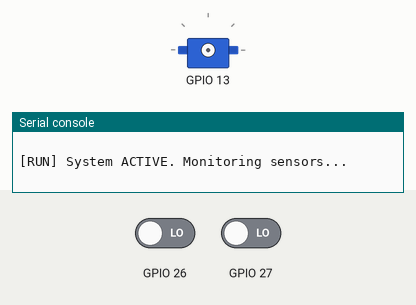
The program below on a simulated ESP32 board running MicroPython. On the bench: servo, the last lines printed to the serial console. The test bench sets the inputs (shaded band); at power-on: GPIO 26 LOW, GPIO 27 LOW. WiFi joins after 1.5 s; the clock reads 2024-03-15 10:24:30 at power-on unless the program sets it; files the program writes start out absent; web requests get an empty 200 reply after 0.4 s; servo angles are drawn from the pulse width (0.5 ms = 0°, 2.5 ms = 180°); files that are not in the repository are absent.

Above: at 5.0 s.
5.1 s: GPIO 26 driven HIGH
At 12.1 s:
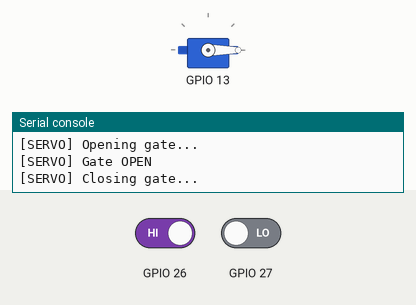
Timing chart, 0 to 13.0 s (numbered marks = the images above; inputs shaded):
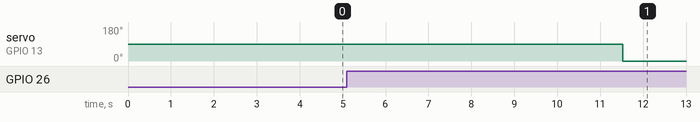

The program:

main.py
```python
# ============================================================
#  main.py — Entry Point
# ============================================================
#  This file runs automatically after boot.py.
#  It initializes the parking system and starts the main loop.
# ============================================================

import parking


def main():
    """Initialize and run the Smart Parking System."""
    system = parking.ParkingSystem()
    system.run()


# Start the system
main()
```

parking.py
```python
# ============================================================
#  parking.py — Core Parking System Logic (FIXED)
# ============================================================
import time
import config
import pir
import servo
import camera_client
import anpr
import logger
import gc

class ParkingSystem:
    """Main parking system controller."""

    def __init__(self):
        self.vehicle_count = 0
        self.is_running = False
        print("\n" + "=" * 50)
        print("  AI SMART CAR PARKING SYSTEM")
        print("=" * 50)

    def startup_check(self):
        """Run startup diagnostics."""
        print("\n[INIT] Running startup checks...")

        # Force gate closed on startup via the hardware driver
        print("  [OK] Resetting barrier to CLOSED position...")
        servo.gate.close_gate()

        # Check ESP32-CAM
        if camera_client.check_status():
            print("  [OK] ESP32-CAM is reachable")
        else:
            print("  [!!] ESP32-CAM is NOT reachable. Check IP: {}".format(config.CAM_HOST))
            return False

        print("[INIT] All checks PASSED ✓")
        return True

    def _handle_entry(self):
        """Handle a vehicle entry event."""
        print("\n" + "-" * 40)
        print("[EVENT] Vehicle detected at ENTRY")

        if self.vehicle_count >= config.MAX_CAPACITY:
            print("[FULL] Parking is FULL! Entry denied.")
            # We must reset the sensor even if we don't open the gate
            # but we wait for them to leave the sensor area first
            while pir.entry_sensor.raw_value() == 1:
                time.sleep_ms(500)
            pir.entry_sensor.reset()
            return

        # 1. Capture & Recognize
        image = camera_client.capture_image()
        plate = anpr.recognize_plate(image)

        # Clean up image memory immediately
        del image
        gc.collect()

        # 2. Log & Actuate
        logger.log_event(plate, "ENTRY", "count:{}/{}".format(self.vehicle_count + 1, config.MAX_CAPACITY))
        servo.gate.open_gate()

        # 3. Wait & Close
        print("[GATE] Waiting {}s for vehicle to pass...".format(config.GATE_OPEN_DURATION))
        time.sleep(config.GATE_OPEN_DURATION)
        servo.gate.close_gate()

        # 4. FIX: THE RESET SEQUENCE
        # Wait for the physical sensor to stop seeing the car before unlocking
        print("[PIR] Waiting for entry sensor to clear...")
        while pir.entry_sensor.raw_value() == 1:
            time.sleep_ms(200)

        pir.entry_sensor.reset()
        self.vehicle_count += 1
        print("[STATUS] Entry Complete. Parked: {}/{}".format(self.vehicle_count, config.MAX_CAPACITY))

    def _handle_exit(self):
        """Handle a vehicle exit event."""
        print("\n" + "-" * 40)
        print("[EVENT] Vehicle detected at EXIT")

        # 1. Capture & Recognize
        image = camera_client.capture_image()
        plate = anpr.recognize_plate(image)

        del image
        gc.collect()

        # 2. Log & Actuate
        new_count = max(0, self.vehicle_count - 1)
        logger.log_event(plate, "EXIT", "count:{}/{}".format(new_count, config.MAX_CAPACITY))
        servo.gate.open_gate()

        # 3. Wait & Close
        time.sleep(config.GATE_OPEN_DURATION)
        servo.gate.close_gate()

        # 4. FIX: THE RESET SEQUENCE
        print("[PIR] Waiting for exit sensor to clear...")
        while pir.exit_sensor.raw_value() == 1:
            time.sleep_ms(200)

        pir.exit_sensor.reset()
        self.vehicle_count = new_count
        print("[STATUS] Exit Complete. Parked: {}/{}".format(self.vehicle_count, config.MAX_CAPACITY))

    def run(self):
        """Main loop — poll sensors and handle events."""
        if not self.startup_check():
            print("[WARN] Startup failed. Check connections and restart.")

        self.is_running = True
        print("\n[RUN] System ACTIVE. Monitoring sensors...")

        while self.is_running:
            try:
                # Polling logic
                if pir.entry_sensor.is_triggered():
                    self._handle_entry()

                if pir.exit_sensor.is_triggered():
                    self._handle_exit()

                time.sleep_ms(config.SENSOR_POLL_MS)

            except KeyboardInterrupt:
                self.is_running = False
            except Exception as e:
                print("[ERROR] Loop error:", e)
                time.sleep(2)

        servo.gate.close_gate()
        print("[STOP] System offline.")
```

config.py
```python
# ============================================================
#  AI Smart Car Parking System — Configuration
# ============================================================
#  Edit this file to match YOUR setup before uploading to ESP32.
# ============================================================

# ─── WiFi ────────────────────────────────────────────────────
WIFI_SSID     = "XXX"       # ← Change this
WIFI_PASSWORD = "xxx"   # ← Change this

# ─── ESP32-CAM address ───────────────────────────────────────
# The IP address your ESP32-CAM gets on the network.
# Check the Serial Monitor of the ESP32-CAM after it boots.
CAM_HOST = "xxx"   # ← Change to your ESP32-CAM IP
CAM_PORT = 80

# ─── GPIO Pin Assignments (ESP32 DevKit) ─────────────────────
PIN_PIR_ENTRY = 27    # SR602 entry sensor OUT pin
PIN_PIR_EXIT  = 26    # SR602 exit sensor OUT pin
PIN_SERVO     = 13    # Micro servo signal pin

# ─── Servo angles ────────────────────────────────────────────
SERVO_OPEN_ANGLE  = 90    # Barrier open position (degrees)
SERVO_CLOSE_ANGLE = 0     # Barrier closed position (degrees)

# ─── Timing (seconds) ────────────────────────────────────────
GATE_OPEN_DURATION  = 5     # How long the gate stays open
PIR_DEBOUNCE_MS     = 3000  # Minimum ms between PIR triggers
SENSOR_POLL_MS      = 100   # How often to poll sensors (ms)

# ─── Parking capacity ────────────────────────────────────────
MAX_CAPACITY = 10   # Maximum number of cars allowed

# ─── Cloud ANPR API ──────────────────────────────────────────
# Set ANPR_MODE to "simulated" for testing without an API,
# or "gemini" to use Google Gemini API for plate recognition.
ANPR_MODE = "simulated"   # Options: "simulated", "gemini"

# Google Gemini API settings (only used if ANPR_MODE = "gemini")
GEMINI_API_KEY = "YOUR_GEMINI_API_KEY"   # ← Get from https://aistudio.google.com/
GEMINI_MODEL   = "gemini-2.0-flash"

# ─── Logging ─────────────────────────────────────────────────
LOG_FILE = "/parking_log.csv"   # Log file path on ESP32 flash
```

pir.py
```python
# ============================================================
#  pir.py — SR602 PIR Motion Sensor Driver
# ============================================================
#  The SR602 outputs HIGH (3.3V) when motion is detected and
#  LOW (0V) when idle. This module wraps two sensors (entry and
#  exit) with software debounce to prevent rapid re-triggering.
# ============================================================

from machine import Pin
import time
import config


class PIRSensor:
    """Driver for a single SR602 PIR motion sensor."""

    def __init__(self, pin_num, name="PIR"):
        self.pin = Pin(pin_num, Pin.IN)
        self.name = name
        self._last_trigger_ms = 0
        self._prev_value = 0   # Track previous state for edge detection

    def is_triggered(self):
        """
        Returns True ONCE when motion is first detected (rising edge).
        Will not trigger again until the sensor goes LOW first AND
        the debounce window has passed.
        """
        current = self.pin.value()
        triggered = False

        # Only trigger on rising edge (0 → 1)
        if current == 1 and self._prev_value == 0:
            now = time.ticks_ms()
            elapsed = time.ticks_diff(now, self._last_trigger_ms)
            if elapsed >= config.PIR_DEBOUNCE_MS:
                self._last_trigger_ms = now
                triggered = True

        self._prev_value = current
        return triggered

    def raw_value(self):
        """Returns the raw digital reading (0 or 1) — for debugging."""
        return self.pin.value()


# Pre-configured sensor instances
entry_sensor = PIRSensor(config.PIN_PIR_ENTRY, name="ENTRY")
exit_sensor  = PIRSensor(config.PIN_PIR_EXIT,  name="EXIT")
```

servo.py
```python
# ============================================================
#  servo.py — Micro Servo Barrier Gate Driver
# ============================================================
#  Controls a micro servo (SG90 / MG90S) via PWM using
#  duty_ns() for precise pulse timing.
#
#  SG90 pulse timing at 50 Hz (20ms period):
#    0°   → 500,000 ns pulse
#    90°  → 1,500,000 ns pulse
#    180° → 2,500,000 ns pulse
# ============================================================

from machine import Pin, PWM
import time
import config


class ServoGate:
    """Barrier gate controlled by a micro servo."""

    _MIN_PULSE_NS = 500000    # 0.5ms → 0 degrees
    _MAX_PULSE_NS = 2500000   # 2.5ms → 180 degrees
    _FREQ = 50                # 50 Hz standard servo frequency

    def __init__(self, pin_num):
        self.pin_num = pin_num
        self._pwm = None
        self.is_open = False

    def _start_pwm(self):
        """Start PWM if not already running."""
        if self._pwm is None:
            self._pwm = PWM(Pin(self.pin_num), freq=self._FREQ)

    def _stop_pwm(self):
        """Stop PWM completely and force pin LOW."""
        if self._pwm is not None:
            self._pwm.deinit()
            self._pwm = None
        # Force pin LOW so it doesn't float and cause twitching
        Pin(self.pin_num, Pin.OUT).value(0)

    def _angle_to_ns(self, angle):
        """Convert angle (0-180) to pulse width in nanoseconds."""
        angle = max(0, min(180, angle))
        return int(self._MIN_PULSE_NS + (angle / 180) * (self._MAX_PULSE_NS - self._MIN_PULSE_NS))

    def _move_to(self, angle):
        """Move servo to the specified angle, then stop PWM."""
        self._start_pwm()
        pulse_ns = self._angle_to_ns(angle)
        self._pwm.duty_ns(pulse_ns)
        time.sleep_ms(1000)  # Wait for servo to reach position
        self._stop_pwm()     # Kill PWM to prevent jitter

    def open_gate(self):
        """Open the barrier gate."""
        if not self.is_open:
            print("[SERVO] Opening gate...")
            self._move_to(config.SERVO_OPEN_ANGLE)
            self.is_open = True
            print("[SERVO] Gate OPEN")

    def close_gate(self):
        """Close the barrier gate."""
        if self.is_open:
            print("[SERVO] Closing gate...")
            self._move_to(config.SERVO_CLOSE_ANGLE)
            self.is_open = False
            print("[SERVO] Gate CLOSED")

    def test_sweep(self):
        """Test: sweep from 0 to 180 and back."""
        print("[SERVO] Test sweep starting...")
        self._start_pwm()
        for angle in range(0, 181, 5):
            self._pwm.duty_ns(self._angle_to_ns(angle))
            time.sleep(0.05)
        for angle in range(180, -1, -5):
            self._pwm.duty_ns(self._angle_to_ns(angle))
            time.sleep(0.05)
        self._stop_pwm()
        print("[SERVO] Test sweep complete")


# Pre-configured gate instance
gate = ServoGate(config.PIN_SERVO)
```

camera_client.py
```python
# ============================================================
#  camera_client.py — HTTP Client for ESP32-CAM
# ============================================================
#  Fetches JPEG images from the ESP32-CAM over WiFi using
#  simple HTTP GET requests. The ESP32-CAM must be running
#  the Arduino firmware with /capture and /status endpoints.
# ============================================================

import urequests
import usocket
import config


def _cam_url(path):
    """Build full URL for an ESP32-CAM endpoint."""
    return "http://{}:{}{}".format(config.CAM_HOST, config.CAM_PORT, path)


def check_status():
    """
    Check if the ESP32-CAM is online and ready.
    Returns True if reachable, False otherwise.
    """
    try:
        url = _cam_url("/status")
        resp = urequests.get(url)
        data = resp.json()
        resp.close()
        ready = data.get("status") == "ready"
        if ready:
            print("[CAM] ESP32-CAM is ready (IP: {})".format(data.get("ip", "?")))
        return ready
    except Exception as e:
        print("[CAM] Status check failed:", e)
        return False


def capture_image():
    """
    Capture a JPEG image from the ESP32-CAM.
    Returns raw bytes on success, None on failure.

    Uses a raw socket with timeout instead of urequests
    to handle large binary responses more reliably.
    """
    try:
        print("[CAM] Requesting capture from {}:{}".format(config.CAM_HOST, config.CAM_PORT))

        # Open socket with timeout
        addr = usocket.getaddrinfo(config.CAM_HOST, config.CAM_PORT)[0][-1]
        sock = usocket.socket()
        sock.settimeout(10)
        sock.connect(addr)

        # Send HTTP GET request
        sock.send(b"GET /capture HTTP/1.0\r\nHost: {}\r\n\r\n".format(config.CAM_HOST))

        # Read response
        response = b""
        while True:
            try:
                chunk = sock.recv(4096)
                if not chunk:
                    break
                response += chunk
            except Exception:
                break

        sock.close()

        if not response:
            print("[CAM] Empty response")
            return None

        # Split headers from body (separated by \r\n\r\n)
        header_end = response.find(b"\r\n\r\n")
        if header_end < 0:
            print("[CAM] Invalid HTTP response")
            return None

        # Check for 200 OK
        header = response[:header_end].decode()
        if "200" not in header.split("\r\n")[0]:
            print("[CAM] Capture failed:", header.split("\r\n")[0])
            return None

        image_bytes = response[header_end + 4:]
        print("[CAM] Captured image: {} bytes".format(len(image_bytes)))
        return image_bytes

    except Exception as e:
        print("[CAM] Capture error:", e)
        return None
```

anpr.py
```python
# (licence header left out)
import config

try:
    import urequests
    import ubinascii
    import ujson
except ImportError:
    import requests as urequests
    import binascii as ubinascii
    import json as ujson

# Simulated plates for testing
_SIM_PLATES = [
    "ABC 1234", "XYZ 5678", "KL 01 AB 9999",
    "MH 12 DE 1433", "TN 07 BQ 4567", "DL 3C AW 0001",
]
_sim_index = 0


def recognize_plate(jpeg_bytes):
    """
    Recognize the license plate in the given JPEG image.

    Args:
        jpeg_bytes: Raw JPEG image bytes from ESP32-CAM.

    Returns:
        A string with the recognized plate number,
        or "UNKNOWN" if recognition fails.
    """
    if config.ANPR_MODE == "simulated":
        return _simulated_recognize()
    elif config.ANPR_MODE == "gemini":
        return _gemini_recognize(jpeg_bytes)
    else:
        print("[ANPR] Unknown mode:", config.ANPR_MODE)
        return "UNKNOWN"


def _simulated_recognize():
    """Return a fake plate number for testing."""
    global _sim_index
    plate = _SIM_PLATES[_sim_index % len(_SIM_PLATES)]
    _sim_index += 1
    print("[ANPR] Simulated plate:", plate)
    return plate


def _gemini_recognize(jpeg_bytes):
    """
    Use Google Gemini API to read the license plate from an image.

    The image is base64-encoded and sent as an inline image part
    along with a text prompt asking Gemini to extract the plate.
    """
    if not config.GEMINI_API_KEY or config.GEMINI_API_KEY == "YOUR_GEMINI_API_KEY":
        print("[ANPR] Gemini API key not configured! Using simulated mode.")
        return _simulated_recognize()

    try:
        # Base64-encode the JPEG image in chunks to save memory
        import gc
        gc.collect()
        b64_image = ubinascii.b2a_base64(jpeg_bytes).decode().strip()

        # Build the Gemini API request
        url = "https://generativelanguage.googleapis.com/v1beta/models/{}:generateContent?key={}".format(
            config.GEMINI_MODEL, config.GEMINI_API_KEY
        )

        payload = {
            "contents": [{
                "parts": [
                    {
                        "text": (
                            "Look at this image of a vehicle. "
                            "Read the license plate / number plate text. "
                            "Return ONLY the plate text in uppercase, nothing else. "
                            "If you cannot read a plate, return exactly: UNKNOWN"
                        )
                    },
                    {
                        "inline_data": {
                            "mime_type": "image/jpeg",
                            "data": b64_image
                        }
                    }
                ]
            }]
        }

        headers = {"Content-Type": "application/json"}
        body = ujson.dumps(payload)

        print("[ANPR] Sending image to Gemini API...")
        resp = urequests.post(url, data=body, headers=headers, timeout=15)

        if resp.status_code != 200:
            print("[ANPR] Gemini API error, HTTP", resp.status_code)
            resp.close()
            return "UNKNOWN"

        result = resp.json()
        resp.close()

        # Extract the text response
        try:
            plate_text = result["candidates"][0]["content"]["parts"][0]["text"]
            plate_text = plate_text.strip().upper()
            print("[ANPR] Recognized plate:", plate_text)
            return plate_text if plate_text else "UNKNOWN"
        except (KeyError, IndexError):
            print("[ANPR] Could not parse Gemini response")
            return "UNKNOWN"

    except Exception as e:
        print("[ANPR] Gemini API error:", e)
        return "UNKNOWN"
```

Source omitted: logger.py (2445 bytes), boot.py (1317 bytes)

Measured:
- after the input at 5.1 s, servo on GPIO 13: 90° → 0° after 6.4 s
